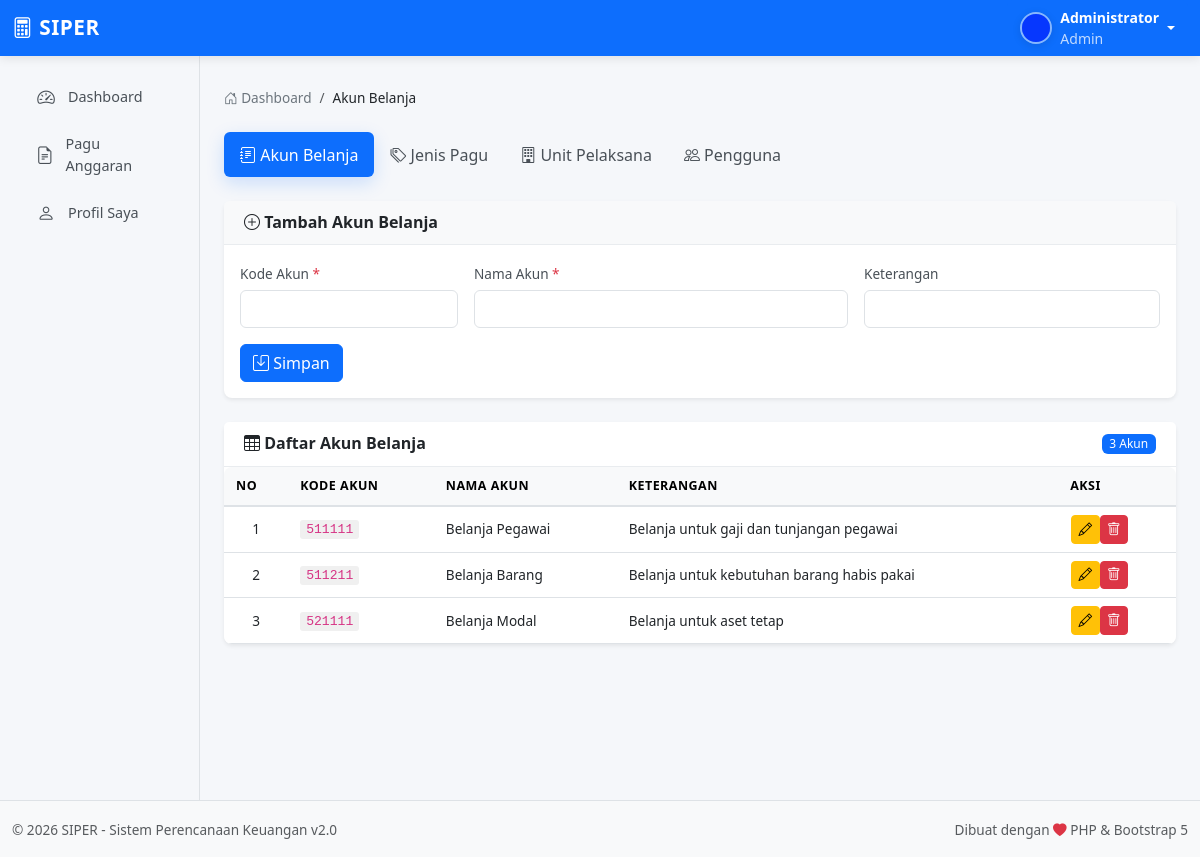
Page /master_data.php (signed in) on the committed database.
### tables this page shows
CREATE TABLE IF NOT EXISTS akun_belanja (
    id INT PRIMARY KEY AUTO_INCREMENT,
    kode_akun VARCHAR(20) UNIQUE NOT NULL,
    nama_akun VARCHAR(200) NOT NULL,
    keterangan TEXT,
    created_at TIMESTAMP DEFAULT CURRENT_TIMESTAMP
);

### master_data.php (called while the page is built, shortened)
<?php
require_once 'config/security.php';
$tab = $_GET['tab'] ?? 'akun';
$current_page = $tab;
$error = '';
$handler_file = __DIR__ . '/modules/master/' . $tab . '.php';
if (file_exists($handler_file)) {
    require_once $handler_file;
} else {
    require_once __DIR__ . '/modules/master/akun.php';
}
$titles = ['akun' => 'Akun Belanja', 'jenis' => 'Jenis Pagu', 'unit' => 'Unit Pelaksana', 'user' => 'Manajemen Pengguna'];
$page_title = $titles[$tab] ?? 'Master Data';
require_once __DIR__ . '/modules/master/templates.php';
include 'includes/header.php';
include 'includes/sidebar.php';
render_master_page($tab, $error, $data_list ?? null, $edit_data ?? null, $page_title);
include 'includes/footer.php';

### config/security.php (called while the page is built, shortened)
<?php
function h($data)
{
    return htmlspecialchars((string)$data, ENT_QUOTES | ENT_HTML5, 'UTF-8');
}

### modules/master/akun.php (called while the page is built, shortened)
<?php
$data_list = mysqli_query($conn, "SELECT * FROM akun_belanja ORDER BY kode_akun ASC");

### modules/master/templates.php (the view, shortened to what this page needs)
<?php
function render_master_page($tab, $error, $data_list, $edit_data, $page_title)
{
?>
    <main class="col-lg-10 ms-auto px-4 py-4">
        <nav aria-label="breadcrumb">
            <ol class="breadcrumb">
                <li class="breadcrumb-item"><a href="index.php"><i class="bi bi-house-door"></i> Dashboard</a></li>
                <li class="breadcrumb-item active"><?= h($page_title) ?></li>
            </ol>
        </nav>
        <ul class="nav nav-pills mb-4">
            <li class="nav-item"><a class="nav-link <?= $tab === 'akun' ? 'active' : '' ?>" href="?tab=akun"><i class="bi bi-journal-text"></i> Akun Belanja</a></li>
            <li class="nav-item"><a class="nav-link <?= $tab === 'jenis' ? 'active' : '' ?>" href="?tab=jenis"><i class="bi bi-tags"></i> Jenis Pagu</a></li>
            <li class="nav-item"><a class="nav-link <?= $tab === 'unit' ? 'active' : '' ?>" href="?tab=unit"><i class="bi bi-building"></i> Unit Pelaksana</a></li>
            <li class="nav-item"><a class="nav-link <?= $tab === 'user' ? 'active' : '' ?>" href="?tab=user"><i class="bi bi-people"></i> Pengguna</a></li>
        </ul>
        <?php
        $fn = 'render_' . $tab . '_content';
        if (function_exists($fn)) $fn($data_list, $edit_data);
        ?>
    </main>
<?php
}
function form_header($edit_data, $icon_add, $icon_edit, $title)
{
    $is_edit = !empty($edit_data);
    echo '<div class="card mb-4 shadow-sm"><div class="card-header bg-light"><h5 class="mb-0"><i class="bi bi-' . ($is_edit ? $icon_edit : $icon_add) . '"></i> ' . ($is_edit ? 'Edit' : 'Tambah') . ' ' . h($title) . '</h5></div><div class="card-body">';
}
function form_footer($edit_data, $tab)
{
    echo '<button type="submit" class="btn btn-primary"><i class="bi bi-save"></i> ' . ($edit_data ? 'Update' : 'Simpan') . '</button>';
    echo '</div></div>';
}
function table_header($title, $count, $badge, $label)
{
    echo '<div class="card-header bg-white d-flex justify-content-between align-items-center"><h5 class="mb-0"><i class="bi bi-table"></i> ' . h($title) . '</h5><span class="badge ' . $badge . '">' . $count . ' ' . h($label) . '</span></div>';
}
function render_akun_content($data_list, $edit_data)
{
    $total = mysqli_num_rows($data_list);
    mysqli_data_seek($data_list, 0);
?>
    <form method="POST" action="" autocomplete="off">
        <?php form_header($edit_data, 'plus-circle', 'pencil-square', 'Akun Belanja'); ?>
        <div class="row g-3 mb-3">
            <div class="col-md-3"><label class="form-label">Kode Akun <span class="text-danger">*</span></label><input type="text" name="kode_akun" class="form-control" required pattern="[0-9]+" value="<?= h($edit_data['kode_akun'] ?? '') ?>"></div>
            <div class="col-md-5"><label class="form-label">Nama Akun <span class="text-danger">*</span></label><input type="text" name="nama_akun" class="form-control" required value="<?= h($edit_data['nama_akun'] ?? '') ?>"></div>
            <div class="col-md-4"><label class="form-label">Keterangan</label><input type="text" name="keterangan" class="form-control" value="<?= h($edit_data['keterangan'] ?? '') ?>"></div>
        </div>
        <?php form_footer($edit_data, 'akun'); ?>
    </form>
    <div class="card shadow-sm">
        <?php table_header('Daftar Akun Belanja', $total, 'bg-primary', 'Akun'); ?>
        <div class="card-body p-0">
            <div class="table-responsive">
                <table class="table table-hover mb-0">
                    <thead class="table-light">
                        <tr>
                            <th>No</th>
                            <th>Kode Akun</th>
                            <th>Nama Akun</th>
                            <th>Keterangan</th>
                            <th>Aksi</th>
                        </tr>
                    </thead>
                    <tbody>
                        <?php if ($total > 0): $no = 1;
                            while ($row = mysqli_fetch_assoc($data_list)): ?>
                                <tr>
                                    <td class="text-center"><?= $no++ ?></td>
                                    <td><code><?= h($row['kode_akun']) ?></code></td>
                                    <td><?= h($row['nama_akun']) ?></td>
                                    <td><?= h($row['keterangan'] ?? '-') ?></td>
                                    <td>
                                        <div class="btn-group btn-group-sm"><a href="?tab=akun&action=edit&id=<?= $row['id'] ?>" class="btn btn-warning"><i class="bi bi-pencil"></i></a><a href="?tab=akun&action=delete&id=<?= $row['id'] ?>" class="btn btn-danger" onclick="return confirmDelete('Yakin hapus?')"><i class="bi bi-trash"></i></a></div>
                                    </td>
                                </tr>
                            <?php endwhile;
                        else: ?>
                            <tr>
                                <td colspan="5" class="text-center py-4 text-muted"><i class="bi bi-inbox fs-3 d-block mb-2"></i>Belum ada data</td>
                            </tr>
                        <?php endif; ?>
                    </tbody>
                </table>
            </div>
        </div>
    </div>
<?php
}
?>

### includes/header.php (shortened to what this page needs)
<!DOCTYPE html>
<html lang="id">
<head>
    <link href="https://cdn.jsdelivr.net/npm/bootstrap@5.3.0/dist/css/bootstrap.min.css" rel="stylesheet">
    <link href="https://cdn.jsdelivr.net/npm/bootstrap-icons@1.11.0/font/bootstrap-icons.css" rel="stylesheet">
    <link href="/assets/css/style.css" rel="stylesheet">
</head>
<body>
    <nav class="navbar navbar-expand-lg navbar-dark bg-primary sticky-top">
        <div class="container-fluid">
            <a class="navbar-brand fw-bold" href="index.php">
                <i class="bi bi-calculator"></i> SIPER
            </a>
            <div class="dropdown ms-auto">
                <button class="btn btn-primary dropdown-toggle d-flex align-items-center" type="button" data-bs-toggle="dropdown" aria-expanded="false">
                    <img src="uploads/<?= h($_SESSION['foto_profil'] ?? 'default.png') ?>"
                        class="rounded-circle me-2" width="30" height="30"
                        style="object-fit: cover; border: 2px solid rgba(255,255,255,0.5);"
                        alt="Foto Profil" onerror="this.src='uploads/default.png'">
                    <div class="d-none d-md-block text-start">
                        <div class="small fw-semibold"><?= h($_SESSION['nama_lengkap']) ?></div>
                        <div class="small opacity-75"><?= ucfirst(h($_SESSION['role'])) ?></div>
                    </div>
                </button>
            </div>
        </div>
    </nav>
    <div class="container-fluid">
        <div class="row">

### includes/sidebar.php (shortened to what this page needs)
<?php
$current_page = $current_page ?? '';
?>
<div class="sidebar offcanvas-lg offcanvas-start" tabindex="-1" id="sidebar">
    <div class="offcanvas-body">
        <ul class="nav flex-column">
            <li class="nav-item">
                <a class="nav-link <?= $current_page === 'dashboard' ? 'active' : '' ?>" href="index.php">
                    <i class="bi bi-speedometer2"></i> Dashboard
                </a>
            </li>
            <li class="nav-item">
                <a class="nav-link <?= $current_page === 'pagu' ? 'active' : '' ?>" href="modules/pagu/index.php">
                    <i class="bi bi-file-earmark-text"></i> Pagu Anggaran
                </a>
            </li>
            <li class="nav-item">
                <a class="nav-link <?= $current_page === 'profile' ? 'active' : '' ?>" href="profile.php">
                    <i class="bi bi-person"></i> Profil Saya
                </a>
            </li>
        </ul>
    </div>
</div>

### includes/footer.php (shortened to what this page needs)
<footer class="bg-light border-top py-3 mt-auto">
    <div class="container-fluid">
        <div class="row">
            <div class="col-md-6 text-center text-md-start">
                <small class="text-muted">&copy; <?= date('Y') ?> SIPER - Sistem Perencanaan Keuangan v2.0</small>
            </div>
            <div class="col-md-6 text-center text-md-end">
                <small class="text-muted">
                    Dibuat dengan <i class="bi bi-heart-fill text-danger"></i> PHP & Bootstrap 5
                </small>
            </div>
        </div>
    </div>
</footer>
</div>
</div>
</body>
</html>

### assets/css/style.css (style rules this page uses)
:root { --sidebar-width: 250px; --navbar-height: 56px; --primary-color: #0d6efd; --success-color: #198754; --danger-color: #dc3545; --warning-color: #ffc107; --info-color: #0dcaf0; --border-color: #dee2e6; --bg-light: #f8f9fa; }
body { font-family: 'Segoe UI', Tahoma, Geneva, Verdana, sans-serif; background-color: #f5f7fa; min-height: 100vh; overflow-x: hidden; }
.navbar { box-shadow: 0 2px 10px rgba(0, 0, 0, 0.1); z-index: 1030; height: var(--navbar-height); }
.navbar-brand { font-size: 1.3rem; letter-spacing: 0.5px; font-weight: 700; }
.navbar .rounded-circle { object-fit: cover; border: 2px solid rgba(255, 255, 255, 0.5); width: 32px; height: 32px; }
.navbar .dropdown-toggle::after { margin-left: 0.5rem; }
.sidebar { background-color: #ffffff; border-right: 1px solid var(--border-color); min-height: calc(100vh - var(--navbar-height)); padding-top: 1rem; position: sticky; top: var(--navbar-height); height: calc(100vh - var(--navbar-height)); overflow-y: auto; }
.sidebar .nav-link { color: #495057; padding: 0.6rem 1rem; border-radius: 0.375rem; margin: 0.125rem 0.5rem; transition: all 0.2s ease; font-size: 0.9rem; display: flex; align-items: center; }
.sidebar .nav-link i { margin-right: 0.75rem; font-size: 1.1rem; width: 20px; text-align: center; }
main { min-height: calc(100vh - var(--navbar-height)); background-color: #f5f7fa; padding-top: 1.5rem !important; padding-bottom: 2rem !important; }
.breadcrumb { font-size: 0.85rem; background: transparent; padding: 0.5rem 0; margin-bottom: 1rem; }
.breadcrumb-item a { color: #6c757d; text-decoration: none; }
.breadcrumb-item.active { color: #212529; font-weight: 500; }
.card { border: none; box-shadow: 0 1px 3px rgba(0, 0, 0, 0.08); margin-bottom: 1rem; border-radius: 0.5rem; transition: box-shadow 0.2s ease; }
.card-header { background-color: #ffffff; border-bottom: 1px solid #eee; padding: 0.75rem 1.25rem; font-weight: 600; }
.card-header h5 { font-size: 1rem; font-weight: 600; margin: 0; }
.table { font-size: 0.85rem; margin-bottom: 0; }
.table th { font-weight: 600; font-size: 0.78rem; text-transform: uppercase; letter-spacing: 0.5px; white-space: nowrap; background-color: #f8f9fa; border-bottom: 2px solid var(--border-color); padding: 0.6rem 0.75rem; }
.table td { vertical-align: middle; padding: 0.5rem 0.75rem; }
.table code { background: #f0f0f0; padding: 2px 6px; border-radius: 3px; font-size: 0.82rem; color: #d63384; }
.table-responsive { -webkit-overflow-scrolling: touch; border-radius: 0.5rem; }
.badge { font-weight: 500; font-size: 0.75rem; padding: 0.35em 0.65em; border-radius: 0.375rem; }
.btn { font-weight: 500; border-radius: 0.375rem; }
.btn-group-sm > .btn { padding: 0.2rem 0.4rem; font-size: 0.75rem; border-radius: 0.25rem !important; margin: 0 1px; }
.btn-group-sm > .btn i { font-size: 0.85rem; }
.form-label { font-weight: 500; font-size: 0.85rem; margin-bottom: 0.3rem; color: #495057; }
.nav-pills .nav-link { color: #495057; border-radius: 0.375rem; transition: all 0.2s; font-weight: 500; padding: 0.65rem 1rem; }
.nav-pills .nav-link.active { background-color: var(--primary-color); color: #ffffff; box-shadow: 0 6px 18px rgba(13, 110, 253, 0.18); }
.card-header { border-bottom: 1px solid #e9ecef; }
footer { background-color: #ffffff !important; border-top: 1px solid var(--border-color) !important; margin-top: auto !important; padding: 1rem 0 !important; }
footer .text-muted { font-size: 0.85rem; }
.rounded-circle { box-shadow: 0 2px 8px rgba(0, 0, 0, 0.1); }
.card { animation: fadeInUp 0.3s ease; }
@media (min-width: 992px) and (max-width: 1399.98px) { .sidebar { width: 16.666667%; } }

### rows in the picture
akun_belanja: kode_akun "511111", nama_akun "Belanja Pegawai", keterangan "Belanja untuk gaji dan tunjangan pegawai"
akun_belanja: kode_akun "511211", nama_akun "Belanja Barang", keterangan "Belanja untuk kebutuhan barang habis pakai"
akun_belanja: kode_akun "521111", nama_akun "Belanja Modal", keterangan "Belanja untuk aset tetap"

### other values in the picture
$_SESSION['nama_lengkap'] "Administrator"
$_SESSION['role'] "Admin"
$page_title "Akun Belanja"
$title "Akun Belanja"
$title "Daftar Akun Belanja"
$count "3"
$label "Akun"
